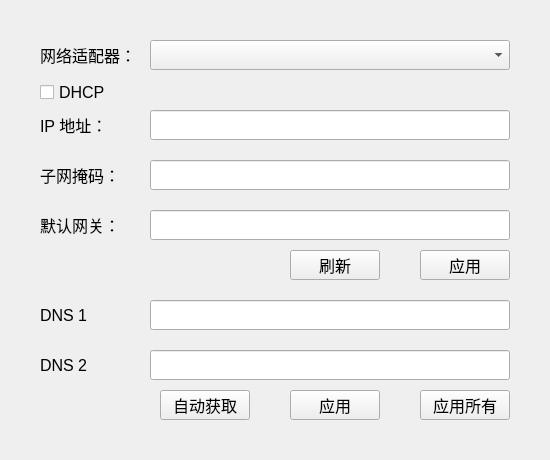
<?xml version="1.0" encoding="UTF-8"?>
<ui version="4.0">
 <class>InterfaceManager</class>
 <widget class="QWidget" name="InterfaceManager">
  <property name="geometry">
   <rect>
    <x>0</x>
    <y>0</y>
    <width>550</width>
    <height>460</height>
   </rect>
  </property>
  <property name="minimumSize">
   <size>
    <width>550</width>
    <height>460</height>
   </size>
  </property>
  <property name="maximumSize">
   <size>
    <width>550</width>
    <height>460</height>
   </size>
  </property>
  <property name="font">
   <font>
    <pointsize>12</pointsize>
   </font>
  </property>
  <property name="windowTitle">
   <string>InterfaceManager</string>
  </property>
  <widget class="QLabel" name="label_interface">
   <property name="geometry">
    <rect>
     <x>40</x>
     <y>40</y>
     <width>110</width>
     <height>30</height>
    </rect>
   </property>
   <property name="font">
    <font>
     <pointsize>12</pointsize>
    </font>
   </property>
   <property name="text">
    <string>网络适配器：</string>
   </property>
  </widget>
  <widget class="QComboBox" name="interface_list">
   <property name="geometry">
    <rect>
     <x>150</x>
     <y>40</y>
     <width>360</width>
     <height>30</height>
    </rect>
   </property>
  </widget>
  <widget class="QCheckBox" name="checkbox_dhcp">
   <property name="geometry">
    <rect>
     <x>40</x>
     <y>80</y>
     <width>470</width>
     <height>25</height>
    </rect>
   </property>
   <property name="text">
    <string>DHCP</string>
   </property>
  </widget>
  <widget class="QLabel" name="label_addr">
   <property name="geometry">
    <rect>
     <x>40</x>
     <y>110</y>
     <width>110</width>
     <height>30</height>
    </rect>
   </property>
   <property name="font">
    <font>
     <pointsize>12</pointsize>
    </font>
   </property>
   <property name="text">
    <string>IP 地址：</string>
   </property>
  </widget>
  <widget class="QLineEdit" name="lineEdit_addr">
   <property name="geometry">
    <rect>
     <x>150</x>
     <y>110</y>
     <width>360</width>
     <height>30</height>
    </rect>
   </property>
  </widget>
  <widget class="QLabel" name="label_netmask">
   <property name="geometry">
    <rect>
     <x>40</x>
     <y>160</y>
     <width>110</width>
     <height>30</height>
    </rect>
   </property>
   <property name="font">
    <font>
     <pointsize>12</pointsize>
    </font>
   </property>
   <property name="text">
    <string>子网掩码：</string>
   </property>
  </widget>
  <widget class="QLineEdit" name="lineEdit_netmask">
   <property name="geometry">
    <rect>
     <x>150</x>
     <y>160</y>
     <width>360</width>
     <height>30</height>
    </rect>
   </property>
  </widget>
  <widget class="QLineEdit" name="lineEdit_gateway">
   <property name="geometry">
    <rect>
     <x>150</x>
     <y>210</y>
     <width>360</width>
     <height>30</height>
    </rect>
   </property>
  </widget>
  <widget class="QLabel" name="label_gateway">
   <property name="geometry">
    <rect>
     <x>40</x>
     <y>210</y>
     <width>110</width>
     <height>30</height>
    </rect>
   </property>
   <property name="font">
    <font>
     <pointsize>12</pointsize>
    </font>
   </property>
   <property name="text">
    <string>默认网关：</string>
   </property>
  </widget>
  <widget class="QLineEdit" name="lineEdit_dns1">
   <property name="geometry">
    <rect>
     <x>150</x>
     <y>300</y>
     <width>360</width>
     <height>30</height>
    </rect>
   </property>
  </widget>
  <widget class="QLabel" name="label_dns1">
   <property name="geometry">
    <rect>
     <x>40</x>
     <y>300</y>
     <width>110</width>
     <height>30</height>
    </rect>
   </property>
   <property name="font">
    <font>
     <pointsize>12</pointsize>
    </font>
   </property>
   <property name="text">
    <string>DNS 1</string>
   </property>
  </widget>
  <widget class="QLabel" name="label_dns2">
   <property name="geometry">
    <rect>
     <x>40</x>
     <y>350</y>
     <width>110</width>
     <height>30</height>
    </rect>
   </property>
   <property name="font">
    <font>
     <pointsize>12</pointsize>
    </font>
   </property>
   <property name="text">
    <string>DNS 2</string>
   </property>
  </widget>
  <widget class="QLineEdit" name="lineEdit_dns2">
   <property name="geometry">
    <rect>
     <x>150</x>
     <y>350</y>
     <width>360</width>
     <height>30</height>
    </rect>
   </property>
  </widget>
  <widget class="QPushButton" name="btn_apply_addr">
   <property name="geometry">
    <rect>
     <x>420</x>
     <y>250</y>
     <width>90</width>
     <height>30</height>
    </rect>
   </property>
   <property name="text">
    <string>应用</string>
   </property>
  </widget>
  <widget class="QPushButton" name="btn_apply_dns">
   <property name="geometry">
    <rect>
     <x>290</x>
     <y>390</y>
     <width>90</width>
     <height>30</height>
    </rect>
   </property>
   <property name="text">
    <string>应用</string>
   </property>
  </widget>
  <widget class="QPushButton" name="btn_refresh">
   <property name="geometry">
    <rect>
     <x>290</x>
     <y>250</y>
     <width>90</width>
     <height>30</height>
    </rect>
   </property>
   <property name="text">
    <string>刷新</string>
   </property>
  </widget>
  <widget class="QPushButton" name="btn_apply_auto_dns">
   <property name="geometry">
    <rect>
     <x>160</x>
     <y>390</y>
     <width>90</width>
     <height>30</height>
    </rect>
   </property>
   <property name="text">
    <string>自动获取</string>
   </property>
  </widget>
  <widget class="QPushButton" name="btn_apply_all">
   <property name="geometry">
    <rect>
     <x>420</x>
     <y>390</y>
     <width>90</width>
     <height>30</height>
    </rect>
   </property>
   <property name="text">
    <string>应用所有</string>
   </property>
  </widget>
 </widget>
 <resources/>
 <connections/>
</ui>
